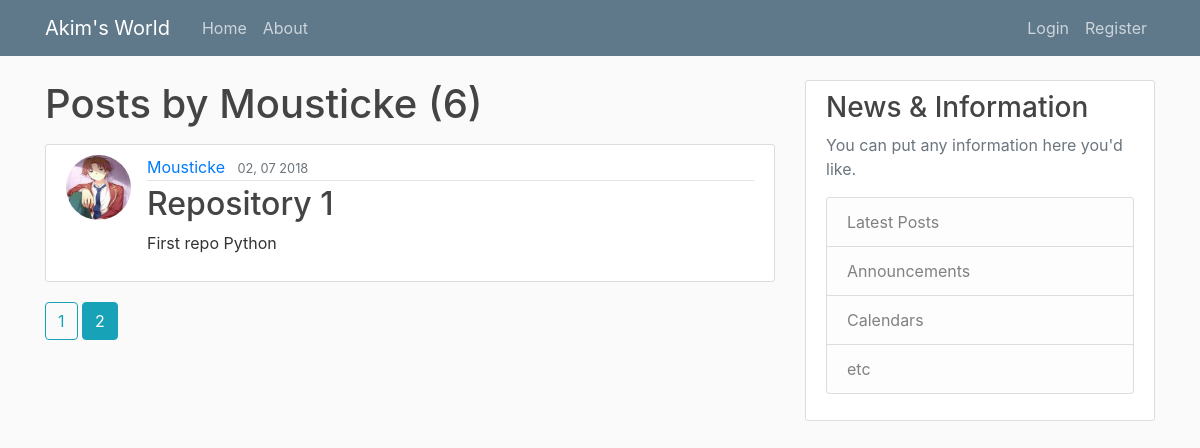
Screenshot of /users/Mousticke?page=2 with the database file from the repository.
### flaskwebapp/models.py (models this page shows, shortened)
class User(db.Model, UserMixin):
    id = db.Column(db.Integer, primary_key=True)
    username = db.Column(db.String(20), unique=True, nullable=False)
    email = db.Column(db.String(120), unique=True, nullable=False)
    image_file = db.Column(db.String(20), nullable=False, default='default.jpg')
    password = db.Column(db.String(60), nullable=False)
    posts = db.relationship('Post', backref='author', lazy=True)

class Post(db.Model):
    id = db.Column(db.Integer, primary_key=True)
    title = db.Column(db.String(100), nullable=False)
    date_posted = db.Column(db.DateTime, nullable=False, default=datetime.utcnow)
    content = db.Column(db.Text, nullable=False)
    user_id =  db.Column(db.Integer, db.ForeignKey('user.id'), nullable=False)

### flaskwebapp/routes.py (the view)
@app.route('/users/<string:username>')
def user_posts(username):
    page = request.args.get('page', 1, type=int)
    user = User.query.filter_by(username=username).first_or_404()
    posts = Post.query.filter_by(author=user).order_by(Post.date_posted.desc()).paginate(page=page, per_page=5)
    return render_template('user_posts.html', user_posts=posts, user=user)

### flaskwebapp/templates/user_posts.html
{% extends "layout.html" %}
{% block content %}
    <h1 class="mb-3">Posts by {{ user.username }} ({{ user_posts.total }}) </h1>
    {% for post in user_posts.items %}
        <article class="media content-section">
            <img class="rounded-circle article-img" src="{{ url_for('static', filename='profile_pics/' + post.author.image_file) }}" alt="">
            <div class="media-body">
                <div class="article-metadata">
                    <a class="mr-2" href="{{ url_for('user_posts', username=post.author.username) }}">{{ post.author.username }}</a>
                    <small class="text-muted">{{ post.date_posted.strftime('%M, %d %Y') }}</small>
                </div>
                <h2><a class="article-title" href="{{ url_for('post', post_id=post.id ) }}">{{ post.title }}</a></h2>
                <p class="article-content">{{ post.content }}</p>
            </div>
        </article>
    {% endfor %}
    {% for page_num in user_posts.iter_pages(left_edge=1, right_edge=1, left_current=1, right_current=2)  %}
        {% if page_num %}
            {% if user_posts.page == page_num %}
                <a class="btn btn-info mb-4" href="{{ url_for('user_posts', username=user.username, page=page_num) }}">{{ page_num }}</a>
            {% else %}
                <a class="btn btn-outline-info mb-4" href="{{ url_for('user_posts', username=user.username, page=page_num) }}">{{ page_num }}</a>
            {% endif %}
        {% else %}
            ...
        {% endif %}
    {% endfor %}
{% endblock content %}

### flaskwebapp/static/main.css (style rules this page uses)
body { background: #fafafa; color: #333333; margin-top: 5rem; }
h1, h2, h3, h4, h5, h6 { color: #444444; }
.content-section { background: #ffffff; padding: 10px 20px; border: 1px solid #dddddd; border-radius: 3px; margin-bottom: 20px; }
.article-title { color: #444444; }
.article-content { white-space: pre-line; }
.article-img { height: 65px; width: 65px; margin-right: 16px; }
.article-metadata { padding-bottom: 1px; margin-bottom: 4px; border-bottom: 1px solid #e3e3e3 }

### rows the page displays
User: username "Mousticke"
Post: image_file (picture), author.username "Mousticke", date_posted "02, 07 2018", title "Repository 1", content "First repo Python"

### other values shown
{{ user_posts.total }} "6"
{{ page_num }} "1"
{{ page_num }} "2"
